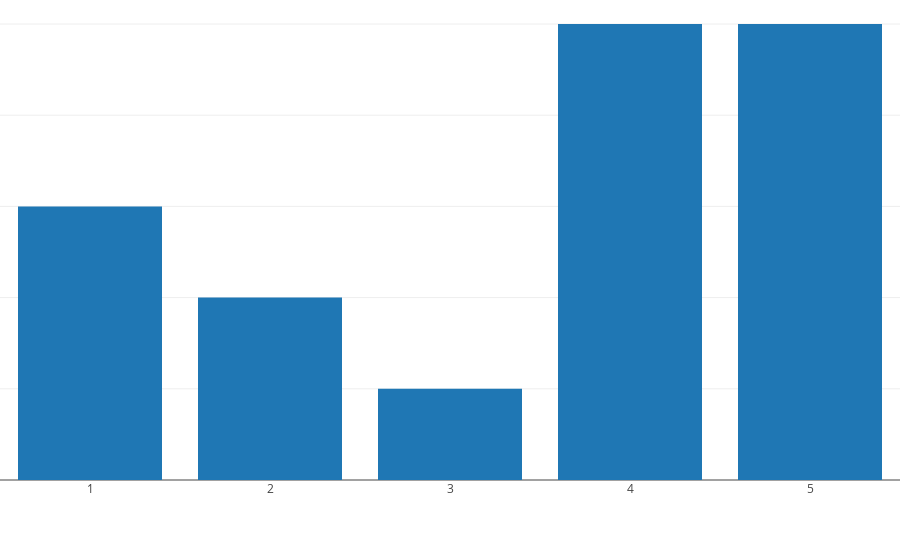

Source (notebook cell):
### Code cell
iplot({
    "data": [Bar(
        x=[1, 2, 3, 4, 5], 
        y=[3, 2, 1, 5, 5],
    )],
    "layout": Layout(
        title="Test Chart",
        margin={
            "l": 0,
            "r": 0,
            "t": 0,
#             "b": 0
        }
    ),
}, config={
        "displayModeBar": False
})

### Figure 1 — Plotly figure (JSON) as saved in the notebook; plotly's stock layout.template omitted (floating-point values rounded to 4 significant figures)
{"data": [{"type": "bar", "x": [1, 2, 3, 4, 5], "y": [3, 2, 1, 5, 5]}], "layout": {"margin": {"l": 0, "r": 0, "t": 0}, "title": "Test Chart"}}
